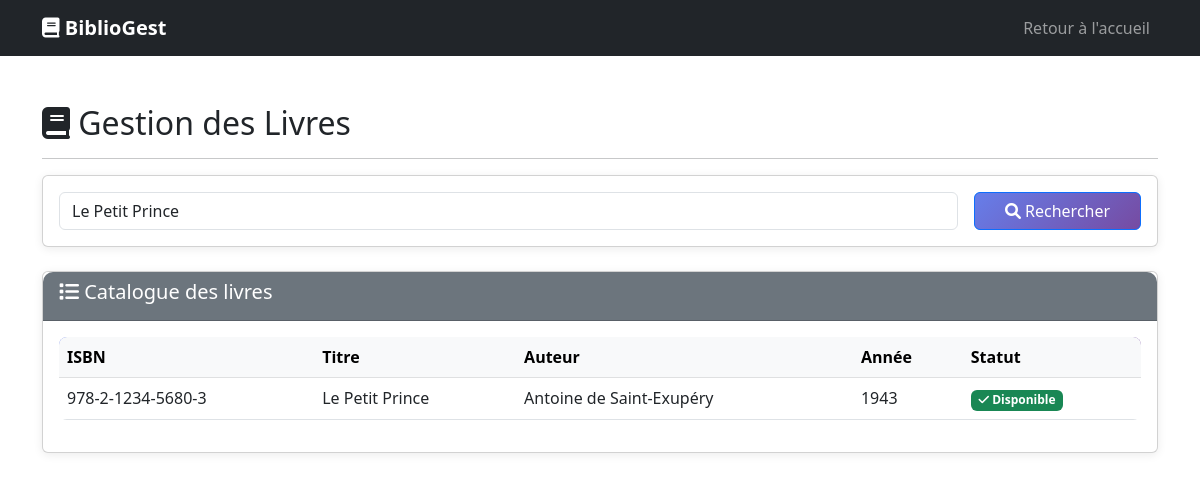
The app's page /pages/livres.php?recherche=Le Petit Prince with its own data.
### tables this page shows
CREATE TABLE Livre (
    ISBN VARCHAR(20) PRIMARY KEY,
    titre VARCHAR(255) NOT NULL,
    auteur VARCHAR(255) NOT NULL,
    annee INT NOT NULL,
    disponible BOOLEAN DEFAULT TRUE,
    created_at TIMESTAMP DEFAULT CURRENT_TIMESTAMP,
    updated_at TIMESTAMP DEFAULT CURRENT_TIMESTAMP ON UPDATE CURRENT_TIMESTAMP
);

### classes/Livre.php (called while the page is built, shortened)
<?php
class Livre {
    private $conn;
    public function __construct($db) {
        $this->conn = $db;
    }
    public function rechercher($terme) {
        $query = "SELECT * FROM Livre WHERE titre LIKE :terme OR auteur LIKE :terme OR ISBN LIKE :terme";
        $stmt = $this->conn->prepare($query);
        $terme = "%{$terme}%";
        $stmt->bindParam(":terme", $terme);
        $stmt->execute();
        return $stmt;
    }
}
?>

### pages/livres.php (the view, shortened to what this page needs)
<?php
require_once '../classes/Livre.php';
$database = new Database();
$db = $database->getConnection();
$livre = new Livre($db);
$resultats = isset($_GET['recherche']) ? $livre->rechercher($_GET['recherche']) : $livre->lireTous();
?>
<!DOCTYPE html>
<html lang="fr">
<head>
    <link href="../assets/css/custom.css" rel="stylesheet">
    <link href="https://cdn.jsdelivr.net/npm/bootstrap@5.3.0/dist/css/bootstrap.min.css" rel="stylesheet">
    <link href="https://cdnjs.cloudflare.com/ajax/libs/font-awesome/6.0.0/css/all.min.css" rel="stylesheet">
</head>
<body>
    <nav class="navbar navbar-expand-lg navbar-dark bg-dark">
        <div class="container">
            <a class="navbar-brand" href="../index.php"><i class="fas fa-book"></i> BiblioGest</a>
            <div class="navbar-nav ms-auto">
                <a class="nav-link" href="../index.php">Retour à l'accueil</a>
            </div>
        </div>
    </nav>
    <div class="container my-5">
        <div class="row">
            <div class="col-md-12">
                <h2><i class="fas fa-book"></i> Gestion des Livres</h2>
                <hr>
                <div class="card mb-4">
                    <div class="card-body">
                        <form method="GET" class="row g-3">
                            <div class="col-md-10">
                                <input type="text" name="recherche" class="form-control" placeholder="Rechercher par titre, auteur ou ISBN..." value="<?= $_GET['recherche'] ?? '' ?>">
                            </div>
                            <div class="col-md-2">
                                <button type="submit" class="btn btn-primary w-100"><i class="fas fa-search"></i> Rechercher</button>
                            </div>
                        </form>
                    </div>
                </div>
                <div class="card">
                    <div class="card-header bg-secondary text-white">
                        <h5><i class="fas fa-list"></i> Catalogue des livres</h5>
                    </div>
                    <div class="card-body">
                        <div class="table-responsive">
                            <table class="table table-hover">
                                <thead class="table-light">
                                    <tr>
                                        <th>ISBN</th>
                                        <th>Titre</th>
                                        <th>Auteur</th>
                                        <th>Année</th>
                                        <th>Statut</th>
                                    </tr>
                                </thead>
                                <tbody>
                                    <?php while ($row = $resultats->fetch(PDO::FETCH_ASSOC)): ?>
                                    <tr>
                                        <td><?= htmlspecialchars($row['ISBN']) ?></td>
                                        <td><?= htmlspecialchars($row['titre']) ?></td>
                                        <td><?= htmlspecialchars($row['auteur']) ?></td>
                                        <td><?= htmlspecialchars($row['annee']) ?></td>
                                        <td>
                                            <?php if ($row['disponible']): ?>
                                                <span class="badge bg-success"><i class="fas fa-check"></i> Disponible</span>
                                            <?php else: ?>
                                                <span class="badge bg-danger"><i class="fas fa-times"></i> Emprunté</span>
                                            <?php endif; ?>
                                        </td>
                                    </tr>
                                    <?php endwhile; ?>
                                </tbody>
                            </table>
                        </div>
                    </div>
                </div>
            </div>
        </div>
    </div>
</body>
</html>

### assets/css/custom.css (style rules this page uses)
:root { --primary-color: #667eea; --secondary-color: #764ba2; --success-color: #28a745; --warning-color: #ffc107; --danger-color: #dc3545; --info-color: #17a2b8; }
.fade-in { animation: fadeIn 0.5s ease-out; }
.navbar-brand { font-weight: bold; font-size: 1.5rem; transition: transform 0.3s; }
.card { border-radius: 10px; box-shadow: 0 2px 10px rgba(0,0,0,0.08); transition: all 0.3s ease; margin-bottom: 20px; }
.card-header { border-radius: 10px 10px 0 0 !important; font-weight: 600; }
.table { border-radius: 8px; overflow: hidden; }
.table thead { background: linear-gradient(135deg, #667eea 0%, #764ba2 100%); color: white; }
.table tbody tr { transition: background-color 0.2s; }
.badge { padding: 0.5em 0.8em; font-weight: 500; border-radius: 20px; }
.btn { border-radius: 25px; padding: 0.5rem 1.5rem; font-weight: 500; transition: all 0.3s; border: none; }
.btn-primary { background: linear-gradient(135deg, #667eea 0%, #764ba2 100%); }
.form-control, .form-select { border-radius: 25px; border: 2px solid #e0e0e0; padding: 0.6rem 1.2rem; transition: all 0.3s; }

### records on screen
livre: ISBN "978-2-1234-5680-3", titre "Le Petit Prince", auteur "Antoine de Saint-Exupéry", annee "1943", disponible 1 (drawn)
